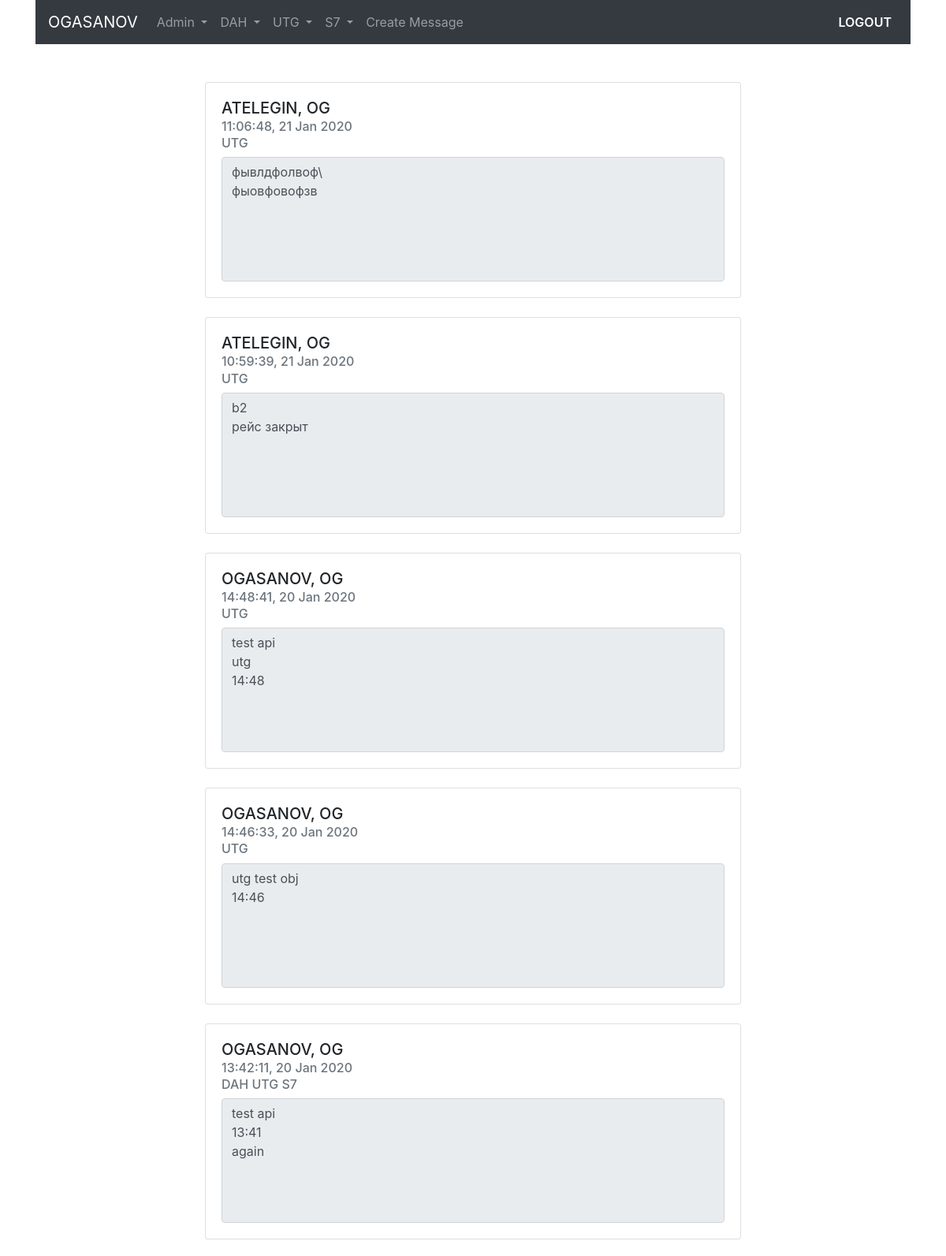
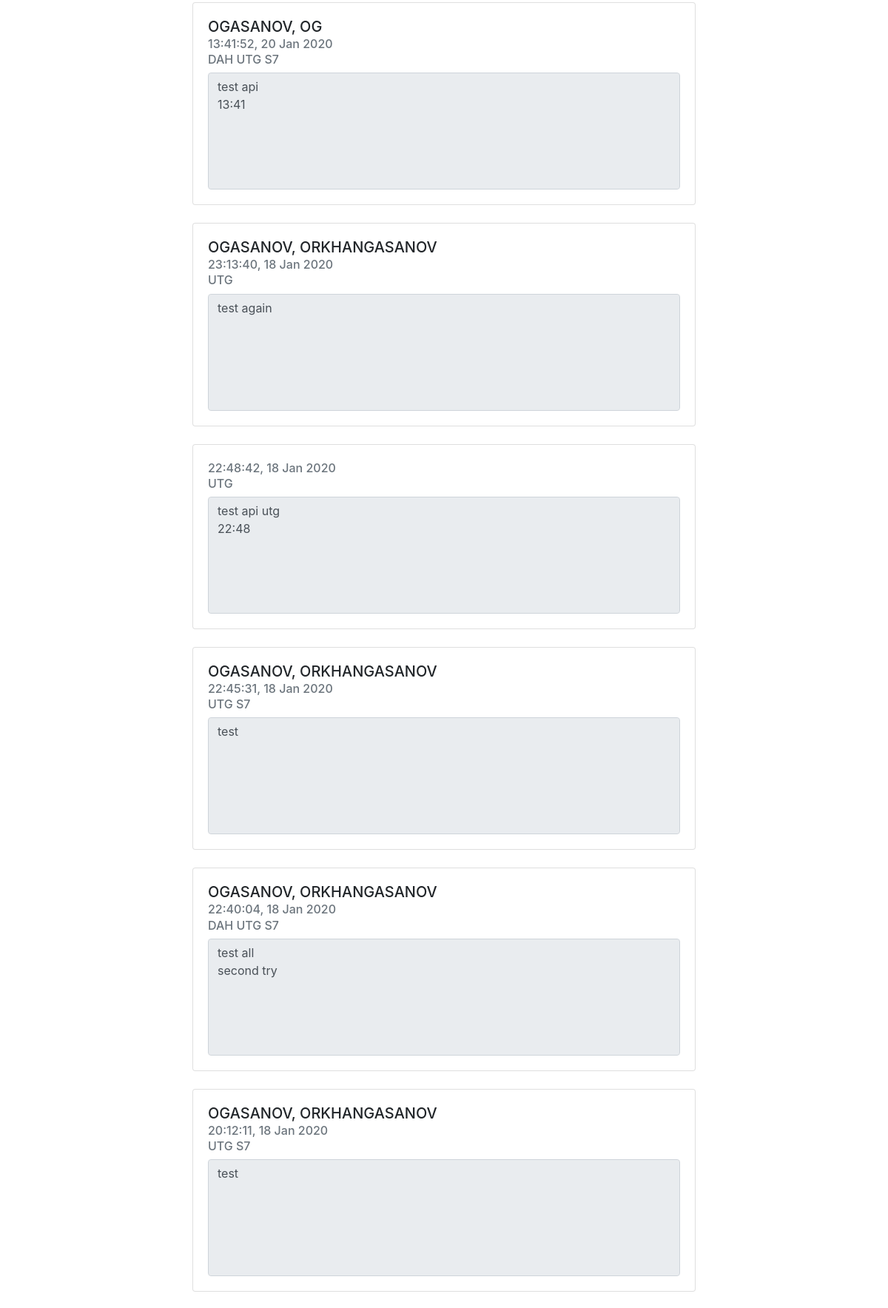
The app's page /utg/messages-50/ (signed in, upper part) with its own data (2 pictures, top to bottom).
### user_model/models.py (models this page shows, shortened)
class UserModel(AbstractBaseUser):
    username = models.CharField(verbose_name='username', max_length=30, unique=True)
    fullname = models.CharField(verbose_name='full name', max_length=100)
    entity = models.CharField(verbose_name='entity', max_length=60)
    date_joined = models.DateTimeField(verbose_name='date joined', auto_now_add=True)
    last_login = models.DateTimeField(verbose_name='last login', auto_now=True)
    is_admin = models.BooleanField(default=False)
    is_active = models.BooleanField(default=True)
    is_staff = models.BooleanField(default=False)
    is_superuser = models.BooleanField(default=False)
    USERNAME_FIELD = 'username'
    REQUIRED_FIELDS = ['fullname', 'entity']
    objects = UserModelManager()
    class Meta:
        verbose_name = 'Create User'
        verbose_name_plural = 'Create Users'

class Message(models.Model):
    title = models.CharField(max_length=150, db_index=True)
    slug = models.SlugField(max_length=150, unique=True)
    body = models.TextField(db_index=True)
    tags = models.ManyToManyField('Tag', related_name='t_messages')
    users = models.ManyToManyField('UserModel', related_name='u_messages')
    date_pub = models.DateTimeField(auto_now_add=True)
    class Meta:
        ordering = ['-date_pub']

class Tag(models.Model):
    title = models.CharField(max_length=50, unique=True)
    slug = models.SlugField(max_length=50, unique=True)
    def __str__(self):
        return self.title

### user_model/views.py (the view)
# urls.py: path('utg/messages-50/', UTGMsgsView.as_view(), name='utg_messages_obj'),
class UTGMsgsView(LoginRequiredMixin, ObjectMsgsViewMixin, View):
    template = 'user_model/utg_msgs_template.html'
    tag_arg = 'UTG'

### user_model/utils.py (called while the page is built)
    def get(self, request):
        messages = Message.objects.filter(tags__title=self.tag_arg)[:50]
        return render(request, self.template, context={'messages': messages})

### user_model/templates/user_model/utg_msgs_template.html
{% extends 'user_model/base.html' %}
{% block content %}
    <div class="row">
        <div class="col-md-2"></div>
        <div class="col-md-8">
            {% for message in messages %}
                {% include 'user_model/includes/slug_message_template.html' %}
            {% endfor %}
        </div>
        <div class="col-md-2"></div>
    </div>
{% endblock %}

### user_model/templates/user_model/includes/navbar.html (shortened to what this page needs)
<nav class="navbar navbar-expand-md navbar-dark bg-dark sticky-top">
    {% if request.user.is_authenticated %}
        <a class="navbar-brand" href="{% url 'homepage' %}">{{ request.user.username|upper }}</a>
    {% else %}
        <a class="navbar-brand mx-auto" href="{% url 'homepage' %}">Рассылка сообщений по рейсам</a>
    {% endif %}
    {% if request.user.is_authenticated and request.user.is_admin %}
    <div class="collapse navbar-collapse" id="navbarSupportedContent">
        <ul class="navbar-nav mr-auto">
            {% include 'user_model/includes/nav_item_admin.html' %}
            {% include 'user_model/includes/nav_item_template.html' %}
        </ul>
        <ul class="navbar-nav ml-auto">
            {% include 'user_model/includes/nav_item_logout.html' %}
        </ul>
    </div>
    {% endif %}
</nav>

### user_model/templates/user_model/includes/slug_message_template.html
<div class="message-mainpage-template">
    <div class="card mb-4">
        <div class="card-body">
            <h5 class="card-title mb-2">{{ message.title }}</h5>
            <h6 class="card-subtitle mb-2 text-muted">{{ message.date_pub|date:'H:i:s, d M Y'}}</h6>
            <h6 class="card-subtitle mb-2 text-muted">
                {% for tag in message.tags.all %}
                    {{ tag }}
                {% endfor %}
            </h6>
            <textarea readonly class="form-control" rows="6" style="resize: none;">{{ message.body|striptags }}</textarea>
        </div>
    </div>
</div>

### static/css/style.css (style rules this page uses)
.message-mainpage-template { margin-left: 25px; margin-right: 25px; }

### records on screen
UserModel: user.username "OGASANOV"
Message: title "ATELEGIN, OG", date_pub "11:06:48, 21 Jan 2020", body "фывлдфолвоф\\ фыовфовофзв"
Tag: title "UTG"
Message: title "ATELEGIN, OG", date_pub "10:59:39, 21 Jan 2020", body "b2 рейс закрыт"
Message: title "OGASANOV, OG", date_pub "14:48:41, 20 Jan 2020", body "test api utg 14:48"
Message: title "OGASANOV, OG", date_pub "14:46:33, 20 Jan 2020", body "utg test obj 14:46"
Message: title "OGASANOV, OG", date_pub "13:42:11, 20 Jan 2020", body "test api 13:41 again"
Tag: title "DAH"
Tag: title "S7"
Message: title "OGASANOV, OG", date_pub "13:41:52, 20 Jan 2020", body "test api 13:41"
Message: title "OGASANOV, ORKHANGASANOV", date_pub "23:13:40, 18 Jan 2020", body "test again"
Message: date_pub "22:48:42, 18 Jan 2020", body "test api utg 22:48"
Message: title "OGASANOV, ORKHANGASANOV", date_pub "22:45:31, 18 Jan 2020", body "test"
Message: title "OGASANOV, ORKHANGASANOV", date_pub "22:40:04, 18 Jan 2020", body "test all second try"
Message: title "OGASANOV, ORKHANGASANOV", date_pub "20:12:11, 18 Jan 2020", body "test"
